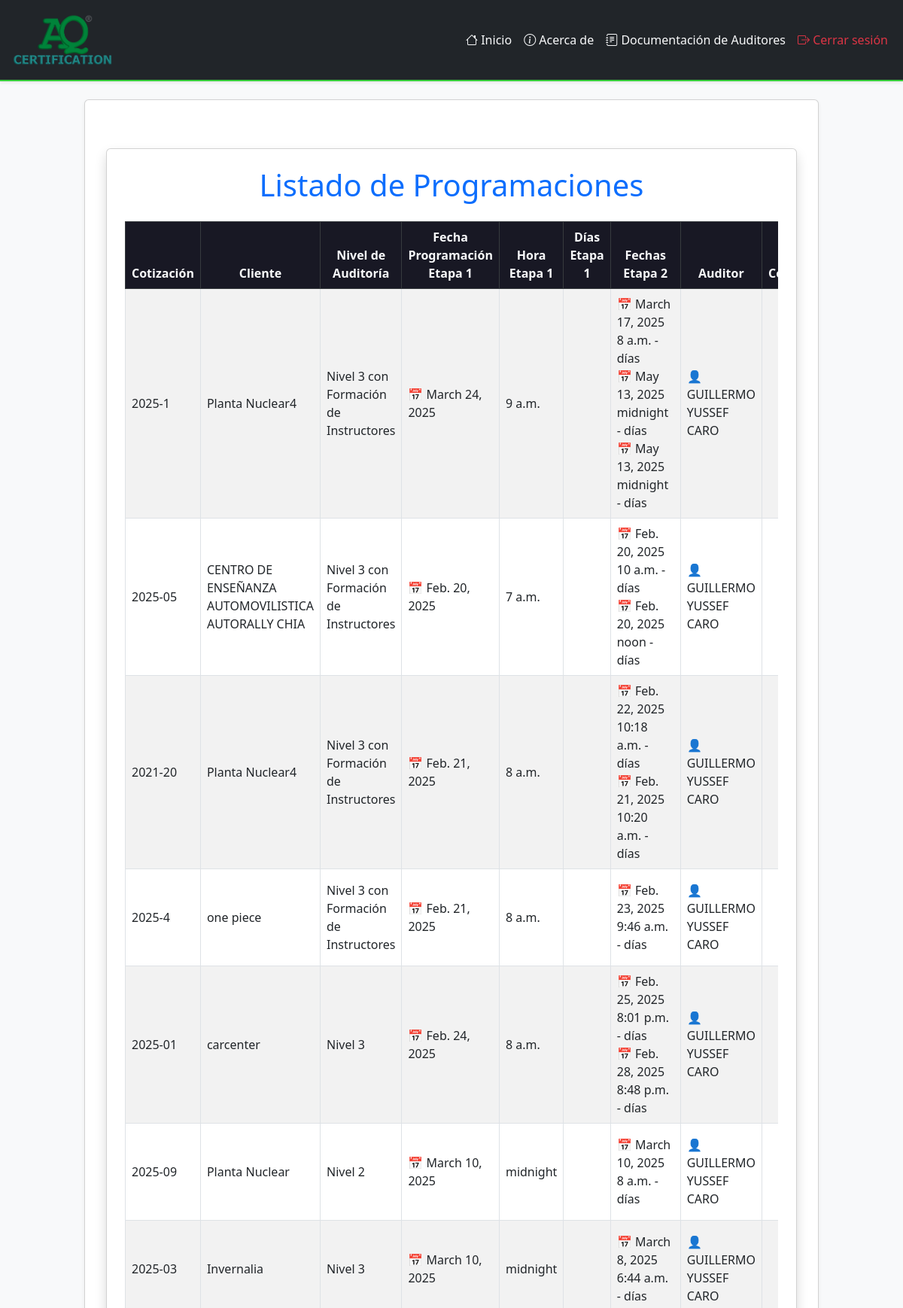
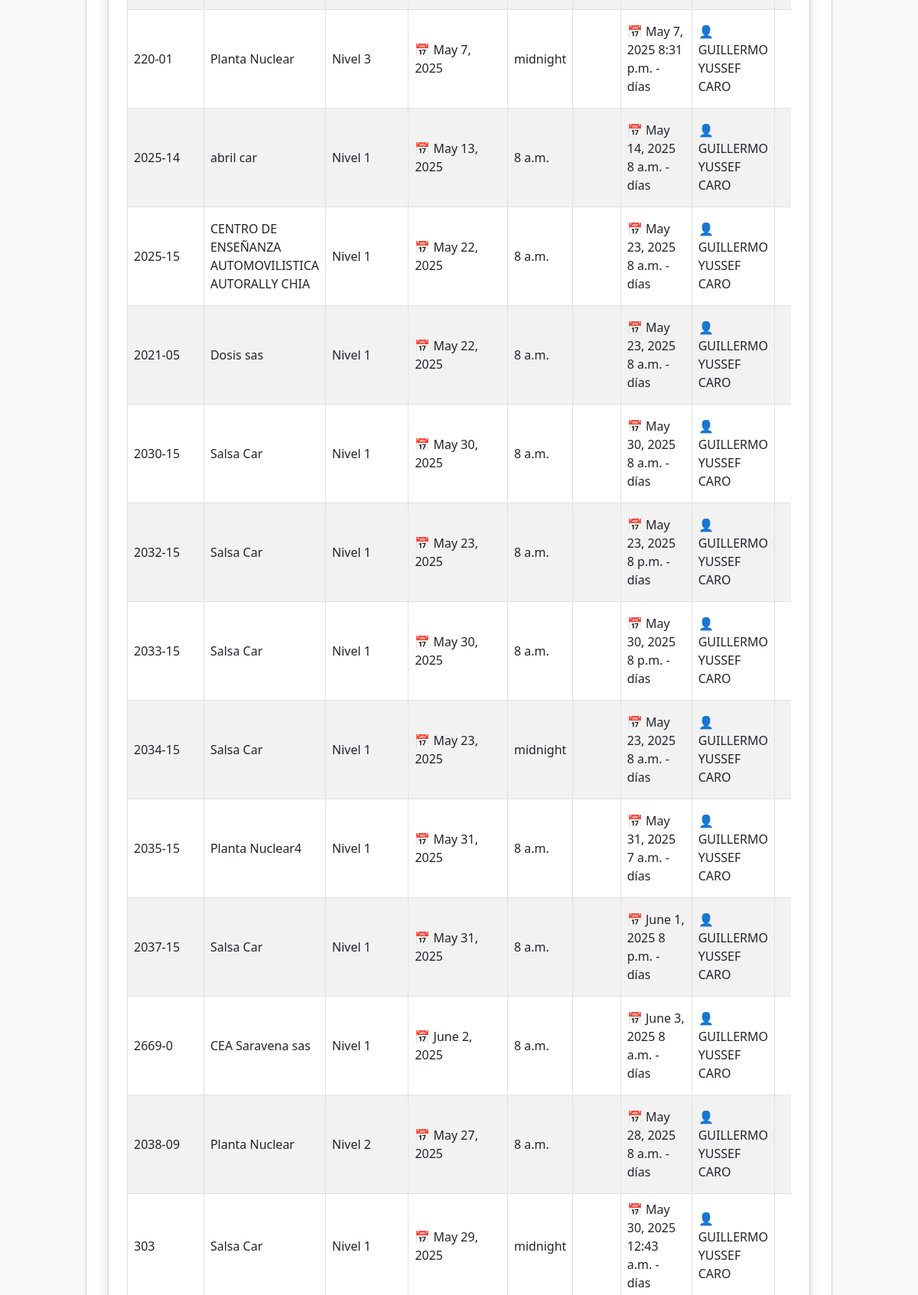
Page /programacion/programaciones/ (signed in, upper part) on the committed database (2 pictures, top to bottom).
### programacion/models.py (models this page shows, shortened)
class ProgramacionAuditoria(models.Model):
    cotizacion = models.ForeignKey('cotizaciones.Cotizacion', on_delete=models.CASCADE)
    nivel_auditoria = models.ForeignKey(NivelAuditoriaCEA, on_delete=models.SET_NULL, null=True, blank=True)
    fecha_programacion_etapa1 = models.DateField(null=True, blank=True)
    hora_etapa1 = models.TimeField(default='00:00')
    auditores = models.ForeignKey(Auditor, on_delete=models.SET_NULL, null=True, blank=True)
    iaf_md4_confirmado = models.BooleanField(default=False)
    estado = models.CharField(max_length=20, choices=(
        ('Pendiente', 'Pendiente'),
        ('En Curso', 'En Curso'),
        ('Finalizada', 'Finalizada'),
        ('Cancelada', 'Cancelada'),
    ), default='Pendiente')  # Valor predeterminado para "estado"

class NivelAuditoriaCEA(models.Model):
    nivel = models.CharField(max_length=200, unique=True)
    dias_etapa1 = models.FloatField(default=0.5)
    dias_etapa2 = models.FloatField(default=1.0)
    def __str__(self):
        return self.nivel

class FechaEtapa2(models.Model):
    programacion = models.ForeignKey(ProgramacionAuditoria, on_delete=models.CASCADE, related_name='fechas_etapa2')
    fecha = models.DateField()
    hora = models.TimeField(default='00:00')  # Valor predeterminado para la hora

class Auditor(models.Model):
    user = models.OneToOneField(User, on_delete=models.CASCADE)
    cedula = models.CharField(max_length=30, unique=True)
    cargo = models.CharField(max_length=50)
    telefono = models.CharField(max_length=20)
    iaf_md4_confirmado = models.BooleanField(default=False)

### cotizaciones/models.py (models this page shows, shortened)
class Cotizacion(models.Model):
    solicitud = models.ForeignKey(Solicitud, on_delete=models.CASCADE, related_name="cotizaciones")
    numero_servicio = models.CharField(max_length=100, unique=True)
    fecha_cotizacion = models.DateField(null=True, blank=True)
    tipo_servicio = models.ManyToManyField("TipoServicio")
    dias_auditoria_etapa_1 = models.DecimalField(max_digits=3, decimal_places=1, null=True, blank=True)
    dias_auditoria_etapa_2 = models.DecimalField(max_digits=3, decimal_places=1, null=True, blank=True)
    precio_neto = models.DecimalField(max_digits=10, decimal_places=2, help_text="Valor sin IVA")
    precio_iva = models.DecimalField(max_digits=10, decimal_places=2, default=Decimal("0.00"), help_text="IVA (19%)")
    precio_total = models.DecimalField(max_digits=10, decimal_places=2, default=Decimal("0.00"), help_text="Total con IVA")
    ESTADO_CHOICES = [
        ('Pendiente', 'Pendiente'),
        ('Aprobada', 'Aprobada'),
        ('Rechazada', 'Rechazada'),
        ('Programada', 'Programada'),
    ]
    estado = models.CharField(max_length=20, choices=ESTADO_CHOICES, default='Pendiente')

### solicitudes/models.py (models this page shows, shortened)
class Solicitud(models.Model):
    cliente = models.ForeignKey(Cliente, on_delete=models.CASCADE, related_name="solicitudes_solicitudes")  # Relación con el modelo Cliente
    fecha_solicitud = models.DateField(default=date.today)  # Fecha en que se crea la solicitud
    estado = models.CharField(
        max_length=20,
        choices=[
            ('Pendiente', 'Pendiente'),
            ('Aprobada', 'Aprobada'),
            ('Rechazada', 'Rechazada')
        ],
        default='Pendiente'
    )  # Estado de la solicitud

class Cliente(models.Model):
    nit = models.CharField(max_length=20, unique=True)  # Nit único
    nombre_propietario = models.CharField(max_length=100)
    nombre_establecimiento = models.CharField(max_length=100)
    representante_legal = models.CharField(max_length=100)
    cedula_ciudadania = models.CharField(max_length=20)
    ciudad = models.CharField(max_length=100)
    departamento = models.CharField(max_length=100)
    direccion = models.CharField(max_length=200)
    representante_organismo = models.CharField(max_length=100)
    cargo = models.CharField(max_length=50)
    telefono_fijo = models.CharField(max_length=20, blank=True, null=True)
    telefono_celular = models.CharField(max_length=20)
    correo_electronico = models.EmailField()
    nivel_cea = models.CharField(max_length=50, choices=NIVELES_CEA)
    cantidad_vehiculos = models.IntegerField(null=True, blank=True)
    cantidad_instructores = models.IntegerField(null=True, blank=True)
    categorias_certificar = models.ManyToManyField(Categoria, blank=True)
    certificado_conformidad = models.CharField(max_length=2, choices=CERTIFICADO_CONFORMIDAD_CHOICES, default="No")
    nombre_ente_certificador = models.CharField(max_length=100, blank=True, null=True)  # Se llena si es "Sí"
    fecha_solicitud = models.DateField(null=True, blank=True)  # Se establece solo cuando se envía la solicitud
    observaciones = models.TextField(blank=True, null=True)

### programacion/views.py (the view)
# urls.py: path("programaciones/", views.listado_programaciones, name="listado_programaciones"),
@login_required
def listado_programaciones(request):
    programaciones = ProgramacionAuditoria.objects.select_related("cotizacion__solicitud__cliente").all()
    grupos_usuario = request.user.groups.values_list("name", flat=True)
    contexto = {
        "programaciones": programaciones,
        "pertenece_comercial": "Comercial" in grupos_usuario,
        "pertenece_programacion": "Programación" in grupos_usuario,  # Asegúrate de que el nombre del grupo es correcto
    }
    return render(request, "programacion/listado_programaciones.html", contexto)

### programacion/templates/programacion/listado_programaciones.html (shortened to what this page needs)
{% extends 'layouts/base.html' %}
{% block content %}
<link rel="stylesheet" href="https://cdn.jsdelivr.net/npm/bootstrap@5.3.0/dist/css/bootstrap.min.css">
<div class="container mt-5">
    <div class="card shadow p-4">
        <h1 class="text-center text-primary mb-4">Listado de Programaciones</h1>
        <div class="table-responsive">
            <table class="table table-striped table-bordered align-middle">
                <thead class="table-dark text-center">
                    <tr>
                        <th>Cotización</th>
                        <th>Cliente</th>
                        <th>Nivel de Auditoría</th>
                        <th>Fecha Programación Etapa 1</th>
                        <th>Hora Etapa 1</th>
                        <th>Días Etapa 1</th>
                        <th>Fechas Etapa 2</th>
                        <th>Auditor</th>
                        <th>IAF MD4 Confirmado</th>
                    </tr>
                </thead>
                <tbody>
                    {% for programacion in programaciones %}
                        <tr>
                            <td>{{ programacion.cotizacion.numero_servicio }}</td>
                            <td>{{ programacion.cotizacion.solicitud.cliente.nombre_establecimiento }}</td>
                            <td>{{ programacion.nivel_auditoria }}</td>
                            <td>📅 {{ programacion.fecha_programacion_etapa1 }}</td>
                            <td>{{ programacion.hora_etapa1 }}</td>
                            <td>{{ programacion.dias_etapa1 }}</td>
                            <td>
                                <ul class="list-unstyled mb-0">
                                    {% for fecha_etapa2 in programacion.fechas_etapa2.all %}
                                        <li>📅 {{ fecha_etapa2.fecha }} {{ fecha_etapa2.hora }} - {{ fecha_etapa2.dias_auditoria }} días</li>
                                    {% empty %}
                                        <li class="text-muted">No asignadas</li>
                                    {% endfor %}
                                </ul>
                            </td>
                            <td>
                                {% if programacion.auditores %}
                                    👤 {{ programacion.auditores.user.get_full_name|default:programacion.auditores.user.username }}
                                {% else %}
                                    <span class="text-muted">Sin asignar</span>
                                {% endif %}
                            </td>
                            <td class="text-center">
                            </td>
                        </tr>
                    {% endfor %}
                </tbody>
            </table>
        </div>
    </div>
</div>
{% endblock %}

### myapp/templates/layouts/base.html (shortened to what this page needs)
{% load static %}
<!doctype html>
<html lang="es">
<head>
    <link rel="stylesheet" href="https://cdn.jsdelivr.net/npm/bootstrap@5.3.3/dist/css/bootstrap.min.css">
    <link rel="stylesheet" href="https://cdn.jsdelivr.net/npm/bootstrap-icons@1.10.5/font/bootstrap-icons.css">
</head>
<body>
<nav class="navbar navbar-expand-lg navbar-dark bg-dark shadow-sm">
    <div class="container-fluid">
        <a class="navbar-brand text-success d-flex align-items-center" href="/">
            <img src="{% static 'myapp/AQ_color.png' %}" alt="Logo AQ Certification" style="height: 80px; margin-right: 30px;">
        </a>
        <div class="collapse navbar-collapse" id="navbarNavDropdown">
            <ul class="navbar-nav ms-auto">
                <li class="nav-item"><a class="nav-link" href="{% url 'index' %}"><i class="bi bi-house"></i> Inicio</a></li>
                <li class="nav-item"><a class="nav-link" href="{% url 'about' %}"><i class="bi bi-info-circle"></i> Acerca de</a></li>
                {% if user.is_authenticated %}
                    {% for group in user.groups.all %}
                        {% if group.name == "Auditores" %}
                            <li class="nav-item">
                                <a class="nav-link" href="{% url 'dashboard_auditor' %}"><i class="bi bi-journal-text"></i> Documentación de Auditores</a>
                            </li>
                        {% endif %}
                    {% endfor %}
                    <li class="nav-item"><a class="nav-link text-danger" href="{% url 'logout' %}"><i class="bi bi-box-arrow-right"></i> Cerrar sesión</a></li>
                {% else %}
                    <li class="nav-item"><a class="nav-link" href="{% url 'signup' %}"><i class="bi bi-person-plus"></i> Registrarse</a></li>
                    <li class="nav-item"><a class="nav-link" href="{% url 'signin' %}"><i class="bi bi-box-arrow-in-right"></i> Iniciar sesión</a></li>
                {% endif %}
            </ul>
        </div>
    </div>
</nav>
<main class="container-fluid" style="background-color: #f8f9fa; min-height: 100vh;">
    <div class="row justify-content-center">
        <div class="col-lg-10 mt-4">
            <div class="card shadow-sm">
                <div class="card-body">
                    {% block content %}
                    {% endblock %}
                </div>
            </div>
        </div>
    </div>
</main>
</body>
</html>

### myapp/templates/layouts/base.html (style rules this page uses)
body { background: linear-gradient(120deg, #181824 0%, #23243a 100%); }
.navbar { border-bottom: 2px solid #38ce3c; }
.navbar-brand { font-weight: bold; letter-spacing: 1px; }
.nav-link { position: relative; color: #f8f9fa !important; transition: color 0.2s; }
.nav-link::after { content: ""; display: block; width: 0; height: 2px; background: #38ce3c; transition: width .3s; position: absolute; bottom: 0; left: 0; }
.card { border-left: 5px solid #38ce3c; border-radius: 10px; }
.table thead th { background-color: #181824; color: #f8f9fa; }

### rows in the picture
ProgramacionAuditoria: cotizacion.numero_servicio "2025-1", cotizacion.solicitud.cliente.nombre_establecimiento "Planta Nuclear4", nivel_auditoria "Nivel 3 con Formación de Instructores", fecha_programacion_etapa1 "March 24, 2025", hora_etapa1 "9 a.m.", auditores.user.get_full_name "GUILLERMO YUSSEF CARO"
FechaEtapa2: fecha "March 17, 2025", hora "8 a.m."
FechaEtapa2: fecha "May 13, 2025", hora "midnight"
FechaEtapa2: fecha "May 13, 2025", hora "midnight"
ProgramacionAuditoria: cotizacion.numero_servicio "2025-05", cotizacion.solicitud.cliente.nombre_establecimiento "CENTRO DE ENSEÑANZA AUTOMOVILISTICA AUTORALLY CHIA", nivel_auditoria "Nivel 3 con Formación de Instructores", fecha_programacion_etapa1 "Feb. 20, 2025", hora_etapa1 "7 a.m.", auditores.user.get_full_name "GUILLERMO YUSSEF CARO"
FechaEtapa2: fecha "Feb. 20, 2025", hora "10 a.m."
FechaEtapa2: fecha "Feb. 20, 2025", hora "noon"
ProgramacionAuditoria: cotizacion.numero_servicio "2021-20", cotizacion.solicitud.cliente.nombre_establecimiento "Planta Nuclear4", nivel_auditoria "Nivel 3 con Formación de Instructores", fecha_programacion_etapa1 "Feb. 21, 2025", hora_etapa1 "8 a.m.", auditores.user.get_full_name "GUILLERMO YUSSEF CARO"
FechaEtapa2: fecha "Feb. 22, 2025", hora "10:18 a.m."
FechaEtapa2: fecha "Feb. 21, 2025", hora "10:20 a.m."
ProgramacionAuditoria: cotizacion.numero_servicio "2025-4", cotizacion.solicitud.cliente.nombre_establecimiento "one piece", nivel_auditoria "Nivel 3 con Formación de Instructores", fecha_programacion_etapa1 "Feb. 21, 2025", hora_etapa1 "8 a.m.", auditores.user.get_full_name "GUILLERMO YUSSEF CARO"
FechaEtapa2: fecha "Feb. 23, 2025", hora "9:46 a.m."
ProgramacionAuditoria: cotizacion.numero_servicio "2025-01", cotizacion.solicitud.cliente.nombre_establecimiento "carcenter", nivel_auditoria "Nivel 3", fecha_programacion_etapa1 "Feb. 24, 2025", hora_etapa1 "8 a.m.", auditores.user.get_full_name "GUILLERMO YUSSEF CARO"
FechaEtapa2: fecha "Feb. 25, 2025", hora "8:01 p.m."
FechaEtapa2: fecha "Feb. 28, 2025", hora "8:48 p.m."
ProgramacionAuditoria: cotizacion.numero_servicio "2025-09", cotizacion.solicitud.cliente.nombre_establecimiento "Planta Nuclear", nivel_auditoria "Nivel 2", fecha_programacion_etapa1 "March 10, 2025", hora_etapa1 "midnight", auditores.user.get_full_name "GUILLERMO YUSSEF CARO"
FechaEtapa2: fecha "March 10, 2025", hora "8 a.m."
ProgramacionAuditoria: cotizacion.numero_servicio "2025-03", cotizacion.solicitud.cliente.nombre_establecimiento "Invernalia", nivel_auditoria "Nivel 3", fecha_programacion_etapa1 "March 10, 2025", hora_etapa1 "midnight", auditores.user.get_full_name "GUILLERMO YUSSEF CARO"
FechaEtapa2: fecha "March 8, 2025", hora "6:44 a.m."
ProgramacionAuditoria: cotizacion.numero_servicio "220-01", cotizacion.solicitud.cliente.nombre_establecimiento "Planta Nuclear", nivel_auditoria "Nivel 3", fecha_programacion_etapa1 "May 7, 2025", hora_etapa1 "midnight", auditores.user.get_full_name "GUILLERMO YUSSEF CARO"
FechaEtapa2: fecha "May 7, 2025", hora "8:31 p.m."
ProgramacionAuditoria: cotizacion.numero_servicio "2025-14", cotizacion.solicitud.cliente.nombre_establecimiento "abril car", nivel_auditoria "Nivel 1", fecha_programacion_etapa1 "May 13, 2025", hora_etapa1 "8 a.m.", auditores.user.get_full_name "GUILLERMO YUSSEF CARO"
FechaEtapa2: fecha "May 14, 2025", hora "8 a.m."
ProgramacionAuditoria: cotizacion.numero_servicio "2025-15", cotizacion.solicitud.cliente.nombre_establecimiento "CENTRO DE ENSEÑANZA AUTOMOVILISTICA AUTORALLY CHIA", nivel_auditoria "Nivel 1", fecha_programacion_etapa1 "May 22, 2025", hora_etapa1 "8 a.m.", auditores.user.get_full_name "GUILLERMO YUSSEF CARO"
FechaEtapa2: fecha "May 23, 2025", hora "8 a.m."
ProgramacionAuditoria: cotizacion.numero_servicio "2021-05", cotizacion.solicitud.cliente.nombre_establecimiento "Dosis sas", nivel_auditoria "Nivel 1", fecha_programacion_etapa1 "May 22, 2025", hora_etapa1 "8 a.m.", auditores.user.get_full_name "GUILLERMO YUSSEF CARO"
FechaEtapa2: fecha "May 23, 2025", hora "8 a.m."
ProgramacionAuditoria: cotizacion.numero_servicio "2030-15", cotizacion.solicitud.cliente.nombre_establecimiento "Salsa Car", nivel_auditoria "Nivel 1", fecha_programacion_etapa1 "May 30, 2025", hora_etapa1 "8 a.m.", auditores.user.get_full_name "GUILLERMO YUSSEF CARO"
FechaEtapa2: fecha "May 30, 2025", hora "8 a.m."
ProgramacionAuditoria: cotizacion.numero_servicio "2032-15", cotizacion.solicitud.cliente.nombre_establecimiento "Salsa Car", nivel_auditoria "Nivel 1", fecha_programacion_etapa1 "May 23, 2025", hora_etapa1 "8 a.m.", auditores.user.get_full_name "GUILLERMO YUSSEF CARO"
FechaEtapa2: fecha "May 23, 2025", hora "8 p.m."
ProgramacionAuditoria: cotizacion.numero_servicio "2033-15", cotizacion.solicitud.cliente.nombre_establecimiento "Salsa Car", nivel_auditoria "Nivel 1", fecha_programacion_etapa1 "May 30, 2025", hora_etapa1 "8 a.m.", auditores.user.get_full_name "GUILLERMO YUSSEF CARO"
FechaEtapa2: fecha "May 30, 2025", hora "8 p.m."
ProgramacionAuditoria: cotizacion.numero_servicio "2034-15", cotizacion.solicitud.cliente.nombre_establecimiento "Salsa Car", nivel_auditoria "Nivel 1", fecha_programacion_etapa1 "May 23, 2025", hora_etapa1 "midnight", auditores.user.get_full_name "GUILLERMO YUSSEF CARO"
FechaEtapa2: fecha "May 23, 2025", hora "8 a.m."
ProgramacionAuditoria: cotizacion.numero_servicio "2035-15", cotizacion.solicitud.cliente.nombre_establecimiento "Planta Nuclear4", nivel_auditoria "Nivel 1", fecha_programacion_etapa1 "May 31, 2025", hora_etapa1 "8 a.m.", auditores.user.get_full_name "GUILLERMO YUSSEF CARO"
FechaEtapa2: fecha "May 31, 2025", hora "7 a.m."
ProgramacionAuditoria: cotizacion.numero_servicio "2037-15", cotizacion.solicitud.cliente.nombre_establecimiento "Salsa Car", nivel_auditoria "Nivel 1", fecha_programacion_etapa1 "May 31, 2025", hora_etapa1 "8 a.m.", auditores.user.get_full_name "GUILLERMO YUSSEF CARO"
FechaEtapa2: fecha "June 1, 2025", hora "8 p.m."
ProgramacionAuditoria: cotizacion.numero_servicio "2669-0", cotizacion.solicitud.cliente.nombre_establecimiento "CEA Saravena sas", nivel_auditoria "Nivel 1", fecha_programacion_etapa1 "June 2, 2025", hora_etapa1 "8 a.m.", auditores.user.get_full_name "GUILLERMO YUSSEF CARO"
FechaEtapa2: fecha "June 3, 2025", hora "8 a.m."
ProgramacionAuditoria: cotizacion.numero_servicio "2038-09", cotizacion.solicitud.cliente.nombre_establecimiento "Planta Nuclear", nivel_auditoria "Nivel 2", fecha_programacion_etapa1 "May 27, 2025", hora_etapa1 "8 a.m.", auditores.user.get_full_name "GUILLERMO YUSSEF CARO"
FechaEtapa2: fecha "May 28, 2025", hora "8 a.m."
ProgramacionAuditoria: cotizacion.numero_servicio "303", cotizacion.solicitud.cliente.nombre_establecimiento "Salsa Car", nivel_auditoria "Nivel 1", fecha_programacion_etapa1 "May 29, 2025", hora_etapa1 "midnight", auditores.user.get_full_name "GUILLERMO YUSSEF CARO"
FechaEtapa2: fecha "May 30, 2025", hora "12:43 a.m."
